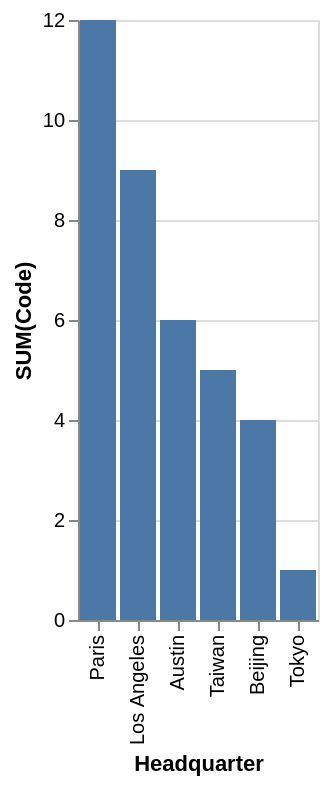

Specify this chart in Vega-Lite:
### Vega-Lite specification from a JSON file in a GitHub repository (floating-point values rounded to 4 significant figures)
{"data": {"values": [{"x_data": "Paris", "y_data": 12}, {"x_data": "Los Angeles", "y_data": 9}, {"x_data": "Austin", "y_data": 6}, {"x_data": "Taiwan", "y_data": 5}, {"x_data": "Beijing", "y_data": 4}, {"x_data": "Tokyo", "y_data": 1}]}, "mark": "bar", "encoding": {"x": {"field": "x_data", "type": "nominal", "title": "Headquarter", "sort": {"op": "sum", "field": "y_data", "order": "descending"}}, "y": {"field": "y_data", "type": "quantitative", "title": "SUM(Code)"}}}
